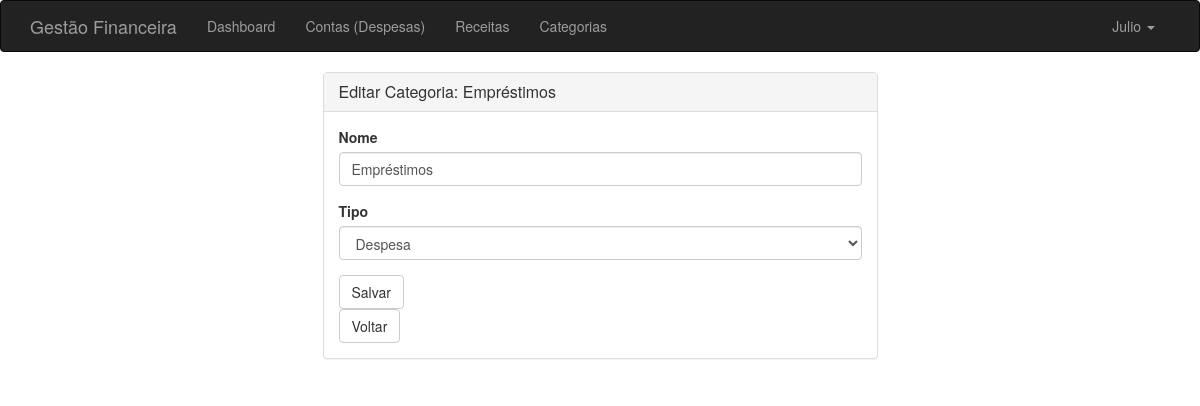
The app's page /categorias/1/editar (signed in) with its own data.
### app/models/tables.py (models this page shows, shortened)
class User(UserMixin, db.Model):
    __tablename__ = 'users'
    id = db.Column(db.Integer, primary_key=True)
    user_name = db.Column(db.String(64), unique=True, index=True)
    email = db.Column(db.String(120), unique=True, index=True)
    password_hash = db.Column(db.String(256))
    role_id = db.Column(db.Integer, db.ForeignKey('roles.id'))
    contas = db.relationship('Conta', backref='user', lazy='dynamic')
    receitas = db.relationship('Receita', backref='user', lazy='dynamic')
    categorias = db.relationship('Categoria', backref='user', lazy='dynamic')

class Categoria(db.Model):
    __tablename__ = 'categorias'
    id = db.Column(db.Integer, primary_key=True)
    nome = db.Column(db.String(64), nullable=False)
    tipo = db.Column(db.Enum(TipoCategoria), nullable=False)
    user_id = db.Column(db.Integer, db.ForeignKey('users.id'), nullable=False)
    contas = db.relationship('Conta', backref='categoria', lazy='dynamic')
    receitas = db.relationship('Receita', backref='categoria', lazy='dynamic')

### app/controllers/categorias.py (the view)
@bp.route('/<int:id>/editar', methods=['GET', 'POST'])
@login_required
def editar(id):
    categoria = Categoria.query.filter_by(id=id, user_id=current_user.id).first_or_404()
    form = CategoriaForm(obj=categoria)
    if form.validate_on_submit():
        categoria.nome = form.nome.data
        categoria.tipo = TipoCategoria(form.tipo.data)
        db.session.commit()
        flash('Categoria atualizada com sucesso!', 'success')
        return redirect(url_for('categorias.listar'))
    form.tipo.data = categoria.tipo.value
    return render_template('categorias/editar.html', form=form, categoria=categoria)

### app/models/forms.py
class CategoriaForm(FlaskForm):
    nome = StringField('Nome', validators=[DataRequired(), Length(min=2, max=64)])
    tipo = SelectField('Tipo', choices=[
        (TipoCategoria.DESPESA.value, 'Despesa'),
        (TipoCategoria.RECEITA.value, 'Receita')
    ], validators=[DataRequired()])
    submit = SubmitField('Salvar')

### app/models/tables.py (called while the page is built)
@login_manager.user_loader
def load_user(user_id):
    return db.session.get(User, int(user_id))

### app/templates/categorias/editar.html
{% extends 'base.html' %}
{% import 'bootstrap/wtf.html' as wtf %}
{% block page_content %}
<div class="row">
    <div class="col-md-6 col-md-offset-3">
        <div class="panel panel-default">
            <div class="panel-heading">
                <h3 class="panel-title">Editar Categoria: {{ categoria.nome }}</h3>
            </div>
            <div class="panel-body">
                {{ wtf.quick_form(form, action=url_for('categorias.editar', id=categoria.id), method='post') }}
                <a href="{{ url_for('categorias.listar') }}" class="btn btn-default">Voltar</a>
            </div>
        </div>
    </div>
</div>
{% endblock %}

### app/templates/base.html (shortened to what this page needs)
{% extends 'bootstrap/base.html' %}
{% block navbar %}
<div class="navbar navbar-inverse" role="navigation">
  <div class="container">
    <div class="navbar-header">
      <a class="navbar-brand" href="{{ url_for('main.index') }}">Gestão Financeira</a>
    </div>
    <div class="navbar-collapse collapse">
      <ul class="nav navbar-nav">
        <li><a href="{{ url_for('main.index') }}">Dashboard</a></li>
        <li><a href="{{ url_for('contas.listar') }}">Contas (Despesas)</a></li>
        <li><a href="{{ url_for('receitas.listar') }}">Receitas</a></li>
        <li><a href="{{ url_for('categorias.listar') }}">Categorias</a></li>
      </ul>
      <ul class="nav navbar-nav navbar-right">
        {% if current_user.is_authenticated %}
        <li class="dropdown">
          <a href="#" class="dropdown-toggle" data-toggle="dropdown">
            {{ current_user.user_name }} <b class="caret"></b>
          </a>
        </li>
        {% else %}
        <li><a href="{{ url_for('auth.login') }}">Login</a></li>
        <li><a href="{{ url_for('auth.register') }}">Registrar</a></li>
        {% endif %}
      </ul>
    </div>
  </div>
</div>
{% endblock %}
{% block content %}
<div class="container">
    {% block page_content %}{% endblock %}
</div>
{% endblock %}

### records on screen
User: user_name "Julio"
Categoria: nome "Empréstimos", tipo "Despesa"
